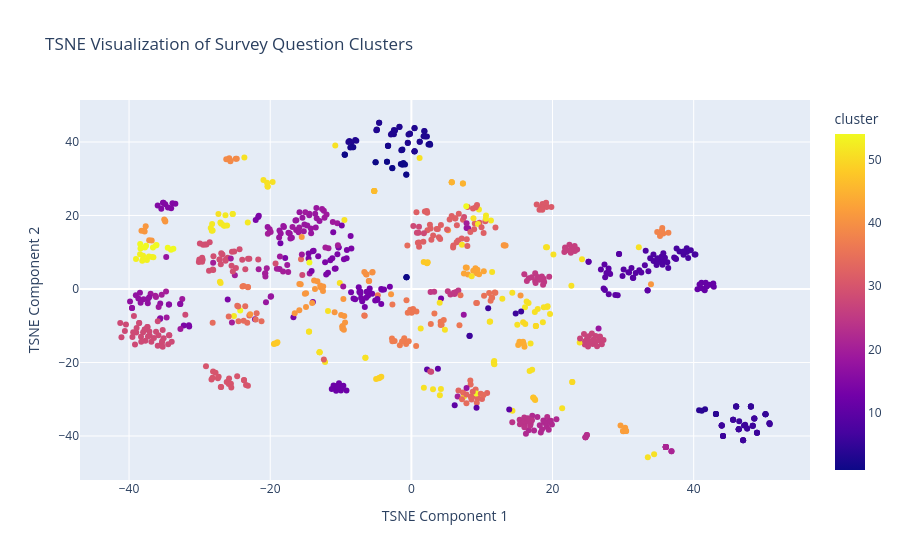

The cell this chart's notebook holds for it:
### Markdown cell above
##### 3. Generate Survey Using Fcluster clusters and highest average similarity

### Code cell
import numpy as np
import pandas as pd
import plotly.express as px
from sklearn.manifold import TSNE

# survey_questions_df contains:
# "sbert_embedding": a list column with SBERT embeddings,
# "kmeans_cluster": the cluster label for each question,
# "cleaned_question": the processed question text.

# Convert the list of embeddings to a NumPy array.
embeddings = np.array(survey_questions_df["sbert_embedding"].tolist())

# Use TSNE to reduce the dimensionality to 2 dimensions.
# - n_components=2: We want a 2D representation.
# - perplexity=30: A common value balancing local and global structure.
# - random_state=42: For reproducibility.
tsne = TSNE(n_components=2, perplexity=30, random_state=42)
tsne_results = tsne.fit_transform(embeddings)

# Create a DataFrame for plotting.
plot_df = pd.DataFrame(tsne_results, columns=["tsne1", "tsne2"])
plot_df["cluster"] = survey_questions_df["fcluster"].values
plot_df["question"] = survey_questions_df["cleaned_original_question"].values

# Create an interactive scatter plot with Plotly.
fig = px.scatter(
    plot_df, 
    x="tsne1", 
    y="tsne2", 
    color="cluster", 
    hover_data=["question"],
    title="TSNE Visualization of Survey Question Clusters",
    labels={"tsne1": "TSNE Component 1", "tsne2": "TSNE Component 2"}
)

fig.show()

### Figure 1 — Plotly figure (JSON) as saved in the notebook; plotly's stock layout.template omitted (floating-point values rounded to 4 significant figures; data arrays with more than 128 entries replaced by an {"elided": "..."} marker saying what was removed)
{"data": [{"customdata": {"elided": "925x1 str values"}, "hovertemplate": "TSNE Component 1=%{x}<br>TSNE Component 2=%{y}<br>question=%{customdata[0]}<br>cluster=%{marker.color}<extra></extra>", "legendgroup": "", "marker": {"color": {"elided": "925 int values"}, "coloraxis": "coloraxis", "symbol": "circle"}, "mode": "markers", "name": "", "orientation": "v", "showlegend": false, "type": "scatter", "x": {"elided": "925 float values"}, "xaxis": "x", "y": {"elided": "925 float values"}, "yaxis": "y"}], "layout": {"coloraxis": {"colorbar": {"title": {"text": "cluster"}}, "colorscale": [[0, "#0d0887"], [0.1111, "#46039f"], [0.2222, "#7201a8"], [0.3333, "#9c179e"], [0.4444, "#bd3786"], [0.5556, "#d8576b"], [0.6667, "#ed7953"], [0.7778, "#fb9f3a"], [0.8889, "#fdca26"], [1, "#f0f921"]]}, "legend": {"tracegroupgap": 0}, "title": {"text": "TSNE Visualization of Survey Question Clusters"}, "xaxis": {"anchor": "y", "domain": [0, 1], "title": {"text": "TSNE Component 1"}}, "yaxis": {"anchor": "x", "domain": [0, 1], "title": {"text": "TSNE Component 2"}}}}
